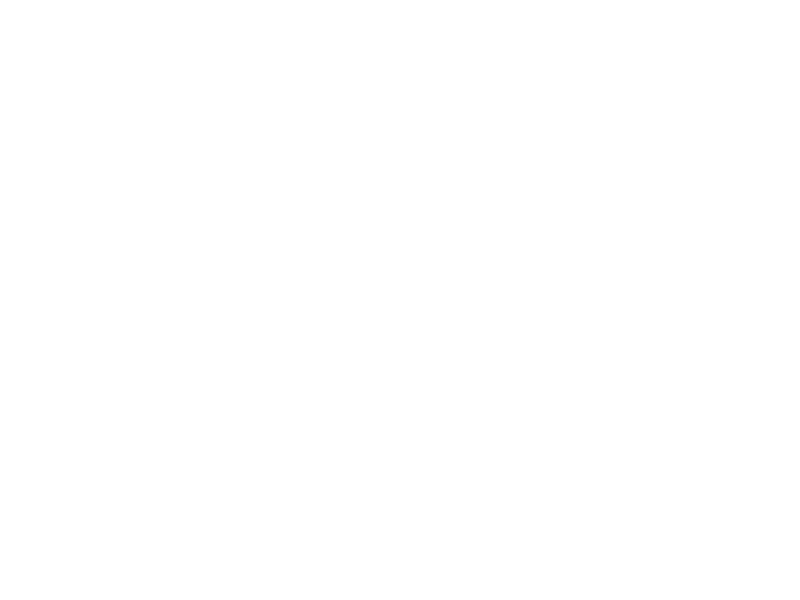
Frame 1 (no input)
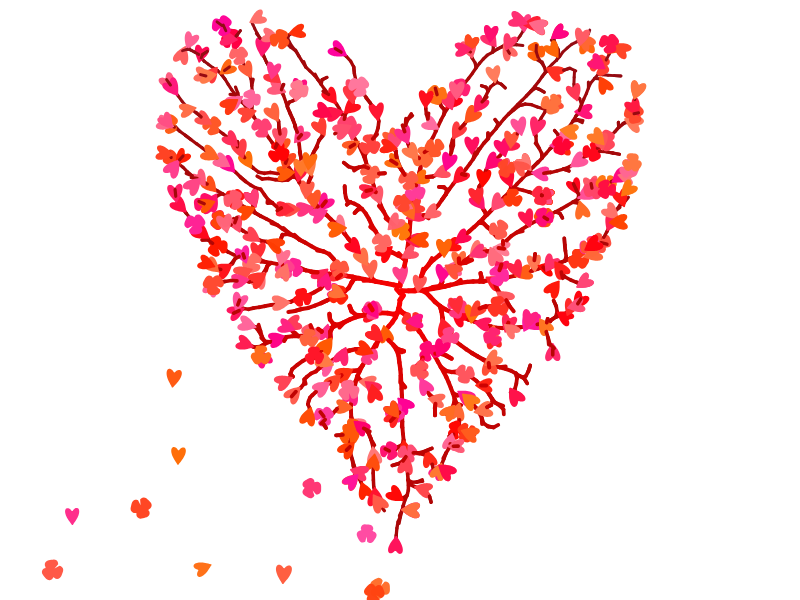
Frame 60 (no input)
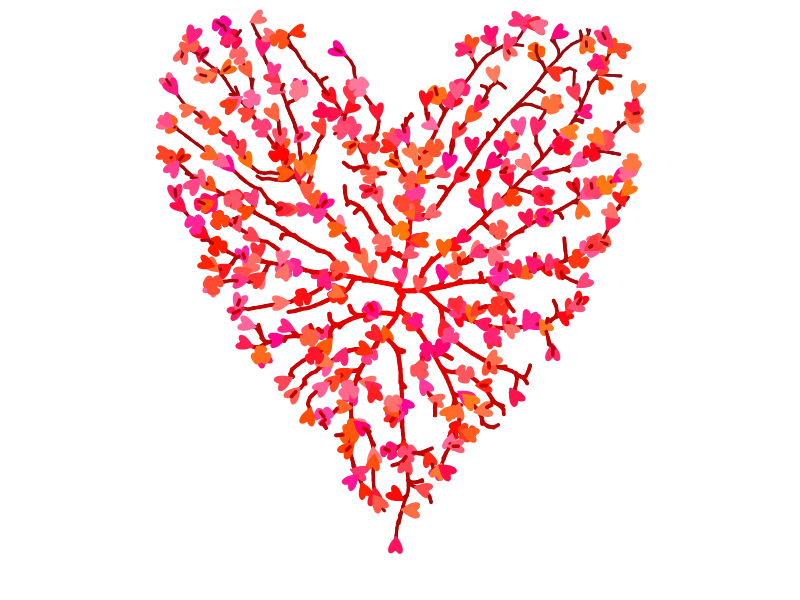
Frame 120 (the mouse pressed at the canvas centre since frame 60)

The p5.js sketch that drew these frames (run headless with seeded random() and noise() and a simulated clock; from frame 60 on, the mouse is pressed at the canvas centre):

// p5.js sketch
// ── sketch.js
/**
 * Created by zenghaifeng on 16/11/19.
 */
var tree;
var h;
var rains;
function setup () {
    createCanvas(800, 600);
    let hearts = randHeart(500);
    tree = new Tree(hearts);
}

function draw () {
    background(255);
    // h.show();
    tree.show();
    tree.grow();
}
// ── leaf.js
/**
 * Created by zenghaifeng on 16/11/19.
 */
function Leaf(x,y) {
    if(x===undefined&&y==undefined){
        this.pos=createVector(random(width),random(height)-100);
    }
    else {
        this.pos=createVector(x,y);
    }
    this.reached=false;
    this.show=function () {
        fill(255);
        noStroke();
        ellipse(this.pos.x,this.pos.y,3,3);
    }

}
// ── tree.html
<!DOCTYPE html>
<html lang="en">
<head>
    <meta charset="UTF-8">
    <title>Title</title>
    <script src="p5.js"></script>
    <script src="leaf.js"></script>
    <script src="tree.js"></script>
    <script src="sketch.js"></script>
</head>
<body>

</body>
</html>
// ── tree.js
/**
 * Created by zenghaifeng on 16/11/19.
 */
function Leaf (x, y) {
    if (x === undefined && y == undefined) {
        this.pos = createVector(random(width), random(height) - 100);
    }
    else {
        this.pos = createVector(x, y);
    }
    this.reached = false;
    this.show = function () {
        fill(255);
        noStroke();
        ellipse(this.pos.x, this.pos.y, 3, 3);
    }

}
// rains bring me inspirations
// love you anyway
function rain () {

}


let rainList = [];


function Branch (pos, parent, dir) {
    this.pos = pos;
    this.parent = parent;
    this.dir = dir;
    this.orignalDir = this.dir.copy();
    this.count = 0;
    this.length = 7;
    this.sw = 5;
    this.lifeSpan = 1000;
    // try to find the branch who has no children
    this.children = 0;
    this.drawHeart = random() < 0.52;
    this.hasHeart = false;
    this.flag = true;
    this.toRain = random() < 0.05;
    this.rgb = [255, random(2), random(1)];
    this.ratio = 0.99;
    if (parent) {
        this.rgb[0] = this.parent.rgb[0] * this.ratio;
        this.rgb[1] = this.parent.rgb[1] * (this.ratio + 0.05);
        this.rgb[2] = this.parent.rgb[2] * (this.ratio + 0.08);
    }

    this.shake = function () {
        this.pos.x += random(2) * -1;
        this.pos.y += random(2) * -1;
    };
    this.next = function () {
        let dir_len = p5.Vector.mult(this.dir, this.length);
        let nextPos = p5.Vector.add(this.pos, dir_len);
        let nextBranch = new Branch(nextPos, this, this.dir.copy());
        nextBranch.sw = this.sw * 0.99;
        this.children++;
        return nextBranch;
    };
    this.reset = function () {
        this.count = 0;
        this.dir = this.orignalDir.copy();
    };
    let h;
    if (this.children == 0 && this.parent && this.drawHeart && !this.hasHeart) {
        let alpha = atan2(this.dir.y, this.dir.x) + PI / 2;
        let center = createVector(this.parent.pos.x, this.parent.pos.y);
        let r = 6 + random(1, 2);
        h = new Heart(50, r, center);
        h.rotatePoints(alpha);
    }
    this.show = function () {
        if (this.parent) {
            strokeWeight(this.sw);
            stroke(interplot(this.parent.rgb[0], this.rgb[0], 0.3),
                interplot(this.parent.rgb[1], this.rgb[1], 0.3),
                interplot(this.parent.rgb[2], this.rgb[2], 0.3)
            );
            line(this.parent.pos.x, this.parent.pos.y, this.pos.x, this.pos.y);
            if (h && this.children == 0 && this.lifeSpan > 0) {
                this.hasHeart = true;
                h.show();
                this.lifeSpan--;

            }
            if (this.hasHeart) {
                if (this.toRain) {
                    h.acc.x = (random() - 0.5) * 0.0008;
                    h.acc.y = (random()) * 1.02;
                    h.update();
                    h.rgb.a = this.lifeSpan * 255 / 1000;
                    h.rotatePoints(0.05 + (random() - 0.5) * 0.15);
                }
            }

        }
    }
}

function interplot (a, b, t) {
    return a * t + b * (1 - t);
}


function Heart (pointsNum, r, center) {
    this.shape = random() > 0.2 ? "shape" : "clover";
    let num = pointsNum || 80;
    this.points = new Array(num);
    this.R = r || 150;
    this.acc = createVector(0, 0);
    this.vel = createVector(0, 0);
    this.center = center || createVector(width / 2, height / 2);
    this.rgb = { r: 255, g: 125 * random(), b: 160 * random(), a: 255 };
    if (this.shape === "clover") {
        for (let i = 0; i < pointsNum; i++) {
            let alpha = i * Math.PI * 2 / pointsNum;
            let a = Math.atan2(sin(alpha), cos(alpha));
            let r = 0.4 * this.R + 0.4 * this.R * cos(3 * a);
            let s = 0.4 * this.R + 0.8 * this.R * Math.pow(r, 0.1);
            s -= 0.05 * this.R * cos(6 * a);
            let x = this.center.x + s * cos(alpha);
            let y = this.center.y + s * sin(alpha);
            this.points[i] = createVector(x, y);
        }
    } else {
        for (let i = 0; i < pointsNum; i++) {
            let theta = i * Math.PI * 2 / pointsNum;
            let x = this.R * cos(theta);
            let y = this.R * sin(theta) + 2.1 * Math.pow(x * x, 1 / 3);
            this.points[i] = createVector(this.center.x + x, -y + this.center.y);
        }
    }

    this.rotatePoints = function (a) {
        let c = cos(a),
            s = sin(a);
        for (let i = 0; i < this.points.length; i++) {
            let p = this.points[i];
            p.x -= center.x;
            p.y -= center.y;
            let x = p.x * c - p.y * s;
            let y = p.x * s + p.y * c;
            p.x = x + center.x, p.y = y + center.y;
        }
    };
    this.show = function () {
        noStroke();
        fill(this.rgb.r, this.rgb.g, this.rgb.b, this.rgb.a);
        beginShape();
        for (let i = 0; i < this.points.length; i++) {
            let p = this.points[i];
            vertex(p.x, p.y);
        }
        vertex(this.points[0].x, this.points[0].y);
        endShape();
    };
    this.update = function () {
        this.vel.add(this.acc);
        for (let i = 0; i < this.points.length; i++) {
            this.points[i].add(this.vel);
        }
        this.acc.mult(0);
    };

    this.applyForce = function (force) {
        this.acc.add(force);
    }
}


let min_dist = 7;
let max_dist = 100;
function hearts (pointsNum, cx, cy) {
    let points = [];
    for (let i = 0; i < pointsNum; i++) {
        let theta = i * Math.PI * 2 / pointsNum;
        let R = 100;
        let x = R * cos(theta);
        let y = R * sin(theta) + 2.1 * Math.pow(x * x, 1 / 3);
        points.push(createVector(cx + x, -y + cy));
    }
    return points;
}
function randHeart (count) {
    let k = 0,
        leaves = [];
    while (k < count * 2) {
        while (true) {
            let x = 3 * (random() - 0.5);
            let y = 2.8 * random() - 1;
            if (0.8 * x * x + (y - Math.pow(x * x, 1 / 3)) * (y - Math.pow(x * x, 1 / 3)) < 1.2) {
                leaves.push(new Leaf(400 + x * 200, 350 - y * 200));
                k += 1;
                break;
            }
        }
    }
    return leaves;
}
function Tree (leaveShape) {
    this.leaves_count = 500;
    this.leaves = leaveShape;
    this.branches = [];
    let pos = createVector(width / 2, height / 2);
    let root_dir = createVector(0, -1);
    let root = new Branch(pos, null, root_dir);
    let found = false;
    let current = root;
    this.branches.push(root);
    // set the first branch
    while (!found) {
        for (let i = 0; i < this.leaves.length; i++) {
            let d = p5.Vector.dist(current.pos, this.leaves[i].pos);
            if (d < min_dist) {
                found = true;
            }
        }
        if (!found) {
            let root_next_branch = current.next();
            root_next_branch.flag = false;
            current = root_next_branch;
            this.branches.push(root_next_branch);
        }
    }
    // for now there many branches
    //the tree will grow
    this.grow = function () {
        for (let i = 0; i < this.leaves.length; i++) {
            let leaf = this.leaves[i];
            let closetBranch = null;
            let closestDist = 100000;
            for (let j = 0; j < this.branches.length; j++) {
                let branch = this.branches[j];
                // search the closest brach
                let dist = p5.Vector.dist(branch.pos, leaf.pos);
                if (dist < min_dist) {
                    leaf.reached = true;
                } else if (dist < max_dist) {
                    if (dist < closestDist) {
                        closestDist = dist;
                        closetBranch = branch;
                    }
                } else {

                }
            }

            if (closetBranch) {
                let dir = p5.Vector.sub(leaf.pos, closetBranch.pos);
                dir.normalize();
                closetBranch.dir.add(dir);
                closetBranch.count++;
            }
        }
        for (let i = this.leaves.length - 1; i >= 0; i--) {
            if (this.leaves[i].reached) {
                this.leaves.splice(i, 1);
            }
        }
        for (let i = this.branches.length - 1; i >= 0; i--) {
            if (this.branches[i].count > 0) {
                this.branches[i].dir.div(this.branches[i].count + 1);
                this.branches.push(this.branches[i].next());
            }

        }
        for (let i = 0; i < this.branches.length; i++) {
            this.branches[i].reset();
        }
    };
    this.show = function () {
        //show leaves
        // for (let i = 0; i < this.leaves.length; i++) {
        //     this.leaves[i].show();
        // }
        //show branches
        for (let i = 0; i < this.branches.length; i++) {
            if (this.branches[i].flag) {
                this.branches[i].show();
            }


        }
    }
}
